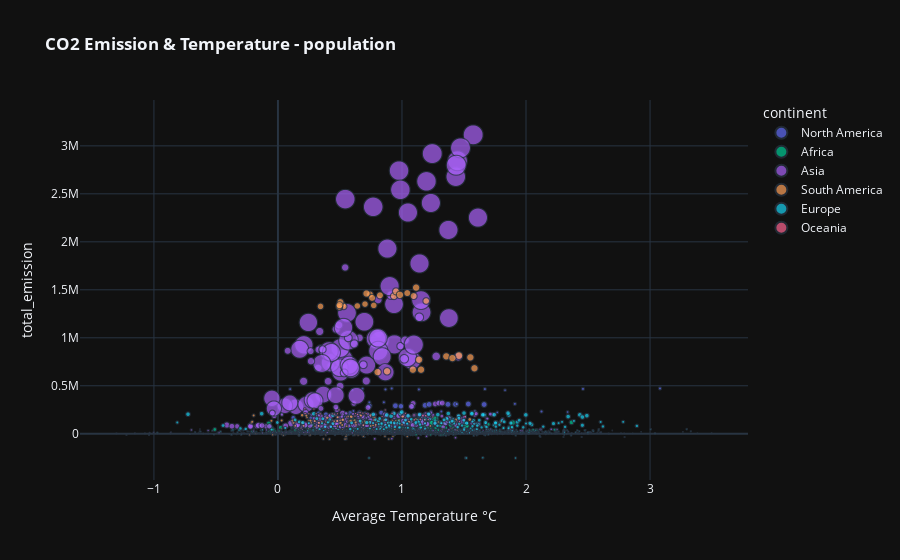

Notebook code for this chart:
### Code cell
px.scatter(df, df["Average Temperature °C"],
           df["total_emission"], 
           size= "pop_tot", 
           title = "<b>CO2 Emission & Temperature - population", 
           template="plotly_dark", 
           color ="continent")

### Figure 1 — Plotly figure (JSON) as saved in the notebook; plotly's stock layout.template omitted (floating-point values rounded to 4 significant figures; data arrays with more than 128 entries replaced by an {"elided": "..."} marker saying what was removed)
{"data": [{"hovertemplate": "continent=North America<br>Average Temperature °C=%{x}<br>total_emission=%{y}<br>pop_tot=%{marker.size}<extra></extra>", "legendgroup": "North America", "marker": {"color": "#636efa", "size": {"elided": "589 int values"}, "sizemode": "area", "sizeref": 3642000.0, "symbol": "circle"}, "mode": "markers", "name": "North America", "showlegend": true, "type": "scattergl", "x": {"elided": "589 float values"}, "xaxis": "x", "y": {"elided": "589 float values"}, "yaxis": "y"}, {"hovertemplate": "continent=Africa<br>Average Temperature °C=%{x}<br>total_emission=%{y}<br>pop_tot=%{marker.size}<extra></extra>", "legendgroup": "Africa", "marker": {"color": "#00cc96", "size": {"elided": "1124 int values"}, "sizemode": "area", "sizeref": 3642000.0, "symbol": "circle"}, "mode": "markers", "name": "Africa", "showlegend": true, "type": "scattergl", "x": {"elided": "1124 float values"}, "xaxis": "x", "y": {"elided": "1124 float values"}, "yaxis": "y"}, {"hovertemplate": "continent=Asia<br>Average Temperature °C=%{x}<br>total_emission=%{y}<br>pop_tot=%{marker.size}<extra></extra>", "legendgroup": "Asia", "marker": {"color": "#ab63fa", "size": {"elided": "872 int values"}, "sizemode": "area", "sizeref": 3642000.0, "symbol": "circle"}, "mode": "markers", "name": "Asia", "showlegend": true, "type": "scattergl", "x": {"elided": "872 float values"}, "xaxis": "x", "y": {"elided": "872 float values"}, "yaxis": "y"}, {"hovertemplate": "continent=South America<br>Average Temperature °C=%{x}<br>total_emission=%{y}<br>pop_tot=%{marker.size}<extra></extra>", "legendgroup": "South America", "marker": {"color": "#FFA15A", "size": {"elided": "279 int values"}, "sizemode": "area", "sizeref": 3642000.0, "symbol": "circle"}, "mode": "markers", "name": "South America", "showlegend": true, "type": "scattergl", "x": {"elided": "279 float values"}, "xaxis": "x", "y": {"elided": "279 float values"}, "yaxis": "y"}, {"hovertemplate": "continent=Europe<br>Average Temperature °C=%{x}<br>total_emission=%{y}<br>pop_tot=%{marker.size}<extra></extra>", "legendgroup": "Europe", "marker": {"color": "#19d3f3", "size": {"elided": "951 int values"}, "sizemode": "area", "sizeref": 3642000.0, "symbol": "circle"}, "mode": "markers", "name": "Europe", "showlegend": true, "type": "scattergl", "x": {"elided": "951 float values"}, "xaxis": "x", "y": {"elided": "951 float values"}, "yaxis": "y"}, {"hovertemplate": "continent=Oceania<br>Average Temperature °C=%{x}<br>total_emission=%{y}<br>pop_tot=%{marker.size}<extra></extra>", "legendgroup": "Oceania", "marker": {"color": "#FF6692", "size": [4136643, 5321388, 4514195, 20830828, 4785895, 364505, 17631511, 3481599, 23111781, 3810043, 3833494, 386069, 7806637, 20467031, 471785, 450760, 3990996, 354086, 493430, 324170, 8899169, 19925056, 19475844, 3864973, 643633, 22019168, 553721, 4221494, 4668081, 6498818, 3397389, 9542485, 3948583, 659249, 24979231, 9329227, 22729269, 7358889, 22357034, 24590333, 4590589, 8682174, 4410285, 4179978, 429978, 567762, 6293166, 5892596, 3728458, 419230, 3573742, 408145, 18601667, 8245627, 8464152, 527834, 23469580, 18002999, 3620891, 19248142, 3855266, 516001, 3673893, 440395, 4959034, 4302887, 25357170, 397050, 691191, 4451694, 17048004, 628101, 4616438, 6708218, 21660892, 9114796, 19698999, 23820236, 3775853, 17805504, 5698489, 17462503, 9749641, 4132781, 504620, 19017963, 343915, 17271085, 482486, 461217, 4081409, 4960440, 24195701, 18211845, 4291588, 4019941, 333953, 4260238, 375189, 4838526, 597376, 7583269, 21247872, 7137987, 4746252, 4381269, 540393, 18410251, 5061134, 8026545, 3889578, 18800892, 3532563, 6921066, 674993, 5138828, 4346338, 25670050, 582364, 4450644, 6090980, 5508297, 612661, 20171731], "sizemode": "area", "sizeref": 3642000.0, "symbol": "circle"}, "mode": "markers", "name": "Oceania", "showlegend": true, "type": "scattergl", "x": [0.5503, 0.3181, 0.4927, 0.92, 0.541, 0.06767, 0.481, -0.115, 1.463, 1.057, 0.9013, 0.3633, 0.4065, 0.6627, 0.8402, -0.0385, 0.2551, 0.0631, 0.5008, 0.4465, 1.128, 0.6848, 0.8652, 0.4509, 1.083, 0.554, 0.7293, 0.4523, 1.219, 0.6707, 0.622, 0.6871, 0.3242, 1.013, 1.192, 0.7414, 0.4382, 0.3078, 0.2195, 1.169, 0.5428, 0.1435, 0.1893, 0.07617, 0.5067, 0.8627, 0.1724, 0.6534, 0.1072, 0.1878, -0.3916, 0.6446, 1.028, 0.7703, 0.4314, 0.287, 1.211, 0.3086, -0.02492, 0.2898, 0.404, 0.3183, 0.205, 0.6408, 1.073, 0.01133, 1.51, 0.3103, 1.122, 0.3303, 0.6261, 1.614, 0.664, 0.2982, 1.097, 0.7679, 0.8398, 1.099, -0.09333, 0.3403, 0.5118, 0.2488, 1.058, 0.7573, 0.9254, 0.2165, 0.4554, 0.7112, 0.7379, 0.6241, -0.1668, 0.1217, 1.148, 0.6424, 0.3882, 0.2831, 0.3828, 0.546, 0.6573, 1.065, 0.7563, 0.9968, 0.6206, 0.3276, 0.8203, 0.5687, 0.7765, 0.4539, 0.8867, 0.3102, 0.5744, 0.4923, -0.709, 0.4065, 1.128, 0.9675, 0.7503, 1.183, 0.808, 0.9881, 0.5445, 0.3913, 0.6622, 1.249], "xaxis": "x", "y": [32880.0, 31390.0, 13210.0, 212700.0, 34200.0, 9957.0, 208500.0, -1972.0, 126300.0, -189.7, 449.0, 9961.0, 37400.0, 221200.0, 8734.0, 8718.0, 32710.0, 9955.0, 8747.0, 9966.0, 38190.0, 215600.0, 248100.0, 32710.0, 52560.0, 174200.0, -11360.0, 4570.0, 18520.0, 30980.0, -1776.0, 38650.0, 4240.0, 52570.0, 187700.0, 38740.0, 208300.0, 30300.0, 210700.0, 189600.0, 12540.0, 39820.0, 11610.0, 4365.0, 10930.0, -11360.0, 32490.0, 31920.0, -604.3, 10920.0, -2089.0, 10920.0, 213000.0, 37430.0, 37510.0, 8731.0, 147600.0, 209100.0, -1849.0, 257100.0, 302.2, 8727.0, -822.1, 8711.0, 18700.0, 4287.0, 179000.0, 10510.0, 52600.0, 33080.0, 210900.0, 52550.0, 34990.0, 31130.0, 196200.0, 38240.0, 179700.0, 144900.0, 58.79, 208200.0, 30940.0, 208700.0, 38910.0, 4147.0, 8751.0, 259400.0, 9958.0, 209400.0, 8744.0, 8725.0, 4322.0, 63770.0, 150000.0, 201400.0, 32920.0, 3938.0, 9956.0, 4363.0, 9959.0, 18130.0, -11350.0, 30370.0, 183000.0, 30400.0, 18520.0, 10890.0, 8732.0, 204500.0, 16750.0, 37390.0, 3587.0, 248500.0, -2159.0, 30800.0, 52580.0, 35060.0, 4874.0, 146100.0, -11350.0, 11960.0, 31220.0, 32030.0, -10930.0, 175100.0], "yaxis": "y"}], "layout": {"legend": {"itemsizing": "constant", "title": {"text": "continent"}, "tracegroupgap": 0}, "title": {"text": "<b>CO2 Emission & Temperature - population"}, "xaxis": {"anchor": "y", "domain": [0, 1], "title": {"text": "Average Temperature °C"}}, "yaxis": {"anchor": "x", "domain": [0, 1], "title": {"text": "total_emission"}}}}
